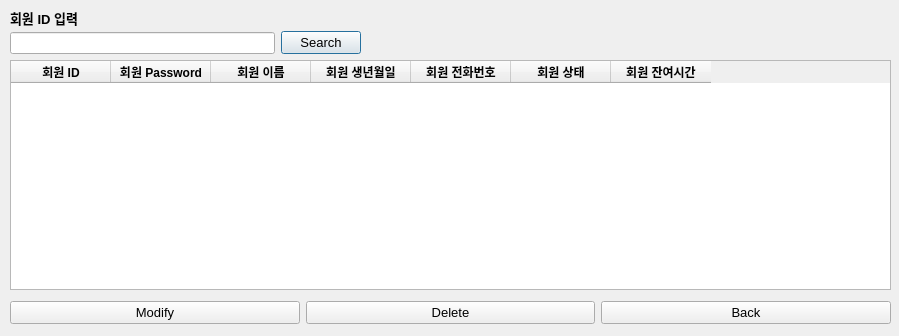
<?xml version="1.0" encoding="UTF-8"?>
<ui version="4.0">
 <class>Management</class>
 <widget class="QDialog" name="Management">
  <property name="geometry">
   <rect>
    <x>0</x>
    <y>0</y>
    <width>899</width>
    <height>336</height>
   </rect>
  </property>
  <property name="windowTitle">
   <string>Dialog</string>
  </property>
  <widget class="QLabel" name="nameLabel">
   <property name="geometry">
    <rect>
     <x>10</x>
     <y>10</y>
     <width>879</width>
     <height>16</height>
    </rect>
   </property>
   <property name="font">
    <font>
     <family>Arial</family>
     <pointsize>10</pointsize>
     <weight>75</weight>
     <bold>true</bold>
    </font>
   </property>
   <property name="text">
    <string>회원 ID 입력</string>
   </property>
  </widget>
  <widget class="QWidget" name="layoutWidget">
   <property name="geometry">
    <rect>
     <x>10</x>
     <y>30</y>
     <width>881</width>
     <height>26</height>
    </rect>
   </property>
   <layout class="QHBoxLayout" name="horizontalLayout">
    <item>
     <widget class="QLineEdit" name="nameLineEdit"/>
    </item>
    <item>
     <widget class="QPushButton" name="searchBtn">
      <property name="font">
       <font>
        <family>Arial</family>
        <pointsize>10</pointsize>
        <weight>50</weight>
        <bold>false</bold>
       </font>
      </property>
      <property name="text">
       <string>Search</string>
      </property>
     </widget>
    </item>
    <item>
     <spacer name="horizontalSpacer_2">
      <property name="orientation">
       <enum>Qt::Horizontal</enum>
      </property>
      <property name="sizeHint" stdset="0">
       <size>
        <width>40</width>
        <height>20</height>
       </size>
      </property>
     </spacer>
    </item>
    <item>
     <spacer name="horizontalSpacer">
      <property name="orientation">
       <enum>Qt::Horizontal</enum>
      </property>
      <property name="sizeHint" stdset="0">
       <size>
        <width>40</width>
        <height>20</height>
       </size>
      </property>
     </spacer>
    </item>
   </layout>
  </widget>
  <widget class="QTableWidget" name="infoTableWidget">
   <property name="geometry">
    <rect>
     <x>10</x>
     <y>60</y>
     <width>881</width>
     <height>230</height>
    </rect>
   </property>
   <property name="editTriggers">
    <set>QAbstractItemView::AnyKeyPressed|QAbstractItemView::DoubleClicked|QAbstractItemView::EditKeyPressed</set>
   </property>
   <property name="rowCount">
    <number>0</number>
   </property>
   <column>
    <property name="text">
     <string>회원 ID</string>
    </property>
    <property name="font">
     <font>
      <family>Arial</family>
      <weight>75</weight>
      <bold>true</bold>
     </font>
    </property>
    <property name="background">
     <color>
      <red>170</red>
      <green>170</green>
      <blue>170</blue>
     </color>
    </property>
   </column>
   <column>
    <property name="text">
     <string>회원 Password</string>
    </property>
    <property name="font">
     <font>
      <family>Arial</family>
      <weight>75</weight>
      <bold>true</bold>
     </font>
    </property>
   </column>
   <column>
    <property name="text">
     <string>회원 이름</string>
    </property>
    <property name="font">
     <font>
      <family>Arial</family>
      <weight>75</weight>
      <bold>true</bold>
     </font>
    </property>
   </column>
   <column>
    <property name="text">
     <string>회원 생년월일</string>
    </property>
    <property name="font">
     <font>
      <family>Arial</family>
      <weight>75</weight>
      <bold>true</bold>
     </font>
    </property>
   </column>
   <column>
    <property name="text">
     <string>회원 전화번호</string>
    </property>
    <property name="font">
     <font>
      <family>Arial</family>
      <weight>75</weight>
      <bold>true</bold>
     </font>
    </property>
   </column>
   <column>
    <property name="text">
     <string>회원 상태</string>
    </property>
    <property name="font">
     <font>
      <family>Arial</family>
      <weight>75</weight>
      <bold>true</bold>
     </font>
    </property>
   </column>
   <column>
    <property name="text">
     <string>회원 잔여시간</string>
    </property>
    <property name="font">
     <font>
      <family>Arial</family>
      <weight>75</weight>
      <bold>true</bold>
     </font>
    </property>
   </column>
  </widget>
  <widget class="QWidget" name="layoutWidget_2">
   <property name="geometry">
    <rect>
     <x>10</x>
     <y>300</y>
     <width>881</width>
     <height>26</height>
    </rect>
   </property>
   <layout class="QHBoxLayout" name="horizontalLayout_2">
    <item>
     <widget class="QPushButton" name="modifyBtn">
      <property name="font">
       <font>
        <family>Arial</family>
        <pointsize>10</pointsize>
        <weight>50</weight>
        <bold>false</bold>
       </font>
      </property>
      <property name="text">
       <string>Modify</string>
      </property>
     </widget>
    </item>
    <item>
     <widget class="QPushButton" name="deleteBtn">
      <property name="font">
       <font>
        <family>Arial</family>
        <pointsize>10</pointsize>
        <weight>50</weight>
        <bold>false</bold>
       </font>
      </property>
      <property name="text">
       <string>Delete</string>
      </property>
     </widget>
    </item>
    <item>
     <widget class="QPushButton" name="pushButton">
      <property name="font">
       <font>
        <family>Arial</family>
        <pointsize>10</pointsize>
        <weight>50</weight>
        <bold>false</bold>
       </font>
      </property>
      <property name="text">
       <string>Back</string>
      </property>
     </widget>
    </item>
   </layout>
  </widget>
 </widget>
 <resources/>
 <connections/>
</ui>
